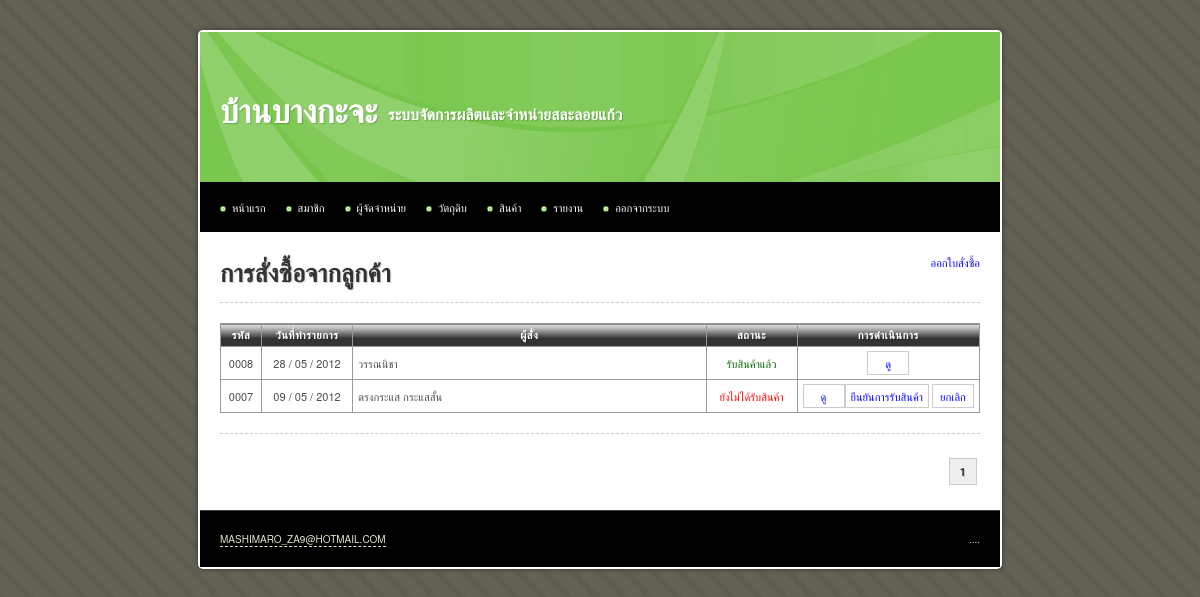
Before: /main/product_order.php (signed in) with the older database file.
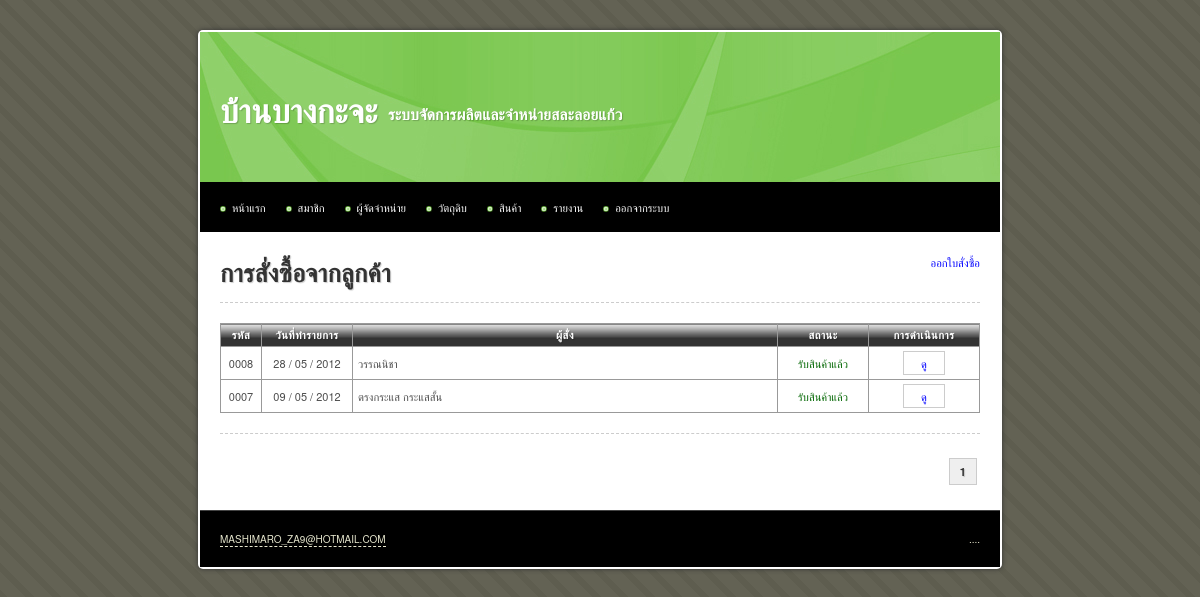
After: the same page with the newer database file.
### tables this page shows
CREATE TABLE IF NOT EXISTS `product_order` (
  `id` int(10) unsigned NOT NULL AUTO_INCREMENT,
  `orderer` varchar(255) NOT NULL,
  `tel` varchar(255) NOT NULL,
  `description` text,
  `is_receive` tinyint(1) unsigned NOT NULL DEFAULT '0' COMMENT '0 = ยังไม่ได้รับ, 1 = รับแล้ว',
  `is_produced` tinyint(1) unsigned NOT NULL DEFAULT '0' COMMENT '0 = ยังไม่ได้ผลิต, 1 = ผลิตแล้ว',
  `date_receive` date NOT NULL,
  `date_create` date NOT NULL,
  `date_update` timestamp NOT NULL DEFAULT CURRENT_TIMESTAMP ON UPDATE CURRENT_TIMESTAMP,
  PRIMARY KEY (`id`)
);

### iic_tools/helpers/iic_utilities_helper.php (called while the page is built, shortened)
<?php
function change_date_format($date, $old_separator = "-", $old_format = 'y-m-d', $new_separator = " / ", $new_format = "d-m-y")
{
	@list($_old_format_path1, $_old_format_path2, $_old_format_path3) = explode('-', $old_format);
	@list($_date_path[$_old_format_path1], $_date_path[$_old_format_path2], $_date_path[$_old_format_path3]) = explode($old_separator, $date);
	@list($_new_format_path1, $_new_format_path2, $_new_format_path3) = explode('-', $new_format);
	$_new_date = $_date_path[$_new_format_path1].$new_separator.$_date_path[$_new_format_path2].$new_separator.$_date_path[$_new_format_path3];
	return $_new_date;
}
function zero_fill($length, $data)
{
	while(strlen($data) < $length)
	{
		$data = '0'.$data;
	}
	return $data;
}

### main/product_order.php (the view, shortened to what this page needs)
<?php
$sql		= 'SELECT * FROM product_order';
$query		= mysql_query($sql) or die(mysql_error());
$total_rows = mysql_num_rows($query);
$rows_per_page = 10;
$limit_start = ($_GET['page'] - 1) * $rows_per_page;
$target = 'product_order.php?page=';
?>
<!DOCTYPE html PUBLIC "-//W3C//DTD XHTML 1.0 Transitional//EN" "http://www.w3.org/TR/xhtml1/DTD/xhtml1-transitional.dtd">
<html xmlns="http://www.w3.org/1999/xhtml">
<head>
<?php include("inc.css.php"); ?>
</head>
<body>
<div id="container">
	<?php include("inc.header.php"); ?>
	<div id="content">
		<a href="product_order_create.php" class="float_r">ออกใบสั่งซื้อ</a>
		<h1>การสั่งซื้อจากลูกค้า</h1>
		<hr />
			<table width="100%" border="1" align="center" cellpadding="5" cellspacing="0">
				<thead>
					<tr>
						<th width="30">รหัส</th>
						<th width="80">วันที่ทำรายการ</th>
						<th>ผู้สั่ง</th>
						<th width="80">สถานะ</th>
						<th width="100">การดำเนินการ</th>
					</tr>
				</thead>
				<tbody>
					<?php
					$sql = 'SELECT *
							FROM product_order
							ORDER BY product_order.id DESC
							LIMIT '.$limit_start.', '.$rows_per_page;
					$query = mysql_query($sql) or die(mysql_error());
					$query_rows	= mysql_num_rows($query);
					if($query_rows > 0)
					{
						while($data = mysql_fetch_array($query))
						{
							$status = ($data['is_receive'] == 0) ? '<span class="red">ยังไม่ได้รับสินค้า</span>' : '<span class="green">รับสินค้าแล้ว</span>';
							echo '	<tr>
										<td class="center">'.zero_fill(4, $data['id']).'</td>
										<td class="center">'.change_date_format($data['date_create']).'</td>
										<td>'.$data['orderer'].'</td>
										<td class="center">'.$status.'</td>
										<td class="center nowarp">
											<a class="button" href="product_order_read.php?id='.$data['id'].'">ดู</a>';
							if(!$data['is_receive'])
							{
								echo '<a class="button" href="product_order_confirm_receive.php?id='.$data['id'].'">ยืนยันการรับสินค้า</a>
									  <a class="button" href="product_order_delete.php?id='.$data['id'].'">ยกเลิก</a>';
							}
							echo '		</td>
									</tr>';
						}
					}
					else
					{
						echo '<tr><td colspan="7" class="center">ไม่มีข้อมูล</td></tr>';
					}
					?>
				</tbody>
			</table>
		<hr />
		<div class="pagination">
			<?php echo get_pagination($total_rows, $target, $_GET['page'], $rows_per_page); ?>
		</div>
	</div>
	<?php include("inc.footer.php"); ?>
</div>
</body>
</html>

### main/inc.css.php
<link rel="stylesheet" type="text/css" href="../iic_tools/css/aristo/Aristo.css" />
<link rel="stylesheet" type="text/css" href="../iic_tools/css/iic_layout.css" />
<link rel="stylesheet" type="text/css" href="../iic_tools/css/iic_style.css" />
<link rel="stylesheet" type="text/css" href="../css/style.css" />

### main/inc.header.php (shortened to what this page needs)
<div id="header">
	<h1>บ้านบางกะจะ</h1>
	<h2>ระบบจัดการผลิตและจำหน่ายสละลอยแก้ว</h2>
</div>
<div id="menu">
	<ul>
		<li><a href="index.php">หน้าแรก</a></li>
		<li><a href="member.php">สมาชิก</a></li>
		<li><a href="supplier.php">ผู้จัดจำหน่าย</a></li>
		<li><a href="material.php">วัตถุดิบ</a>
			</li>
		<li><a href="product.php">สินค้า</a>
		</li>
		<li>
			<a href="#">รายงาน</a>
		</li>
		<li><a href="logout.php">ออกจากระบบ</a></li>
	</ul>
</div>

### iic_tools/helpers/iic_crud_helper.php (shortened to what this page needs)
<?php
function get_pagination($total_rows, $target, $current_page, $rows_per_page = 10)
{
	$_total_page = ceil($total_rows / $rows_per_page);
	$_pagination = '';
	$_loop = 1;
	while($_loop <= $_total_page)
	{
		if($_loop <= 3 || $_loop > ($_total_page - 3))
		{
			if($_loop == $current_page)
			{
				$_pagination .= '<strong>'.$_loop.'</strong>';
			}
			else
			{
				$_pagination .= '<a href="'.$target.$_loop.'" title="Page '.$_loop.'">&nbsp;'.$_loop.'&nbsp;</a>';
			}
		}
		$_loop++;
	}
	return $_pagination;
}

### main/inc.footer.php
<div id="footer">
	<p class="copyright"><a href="http://famfamfam.com/">mashimaro_za9@hotmail.com</a></p>
	<p class="links">....</p>
</div>

### iic_tools/css/iic_layout.css (style rules this page uses)
html, body, div, span, applet, object, iframe, h1, h2, h3, h4, h5, h6, p, blockquote, pre, a, abbr, acronym, address, big, cite, code, del, dfn, em, font, img, ins, kbd, q, s, samp, small, strike, strong, sub, sup, tt, var, b, u, i, center, dl, dt, dd, ol, ul, li, fieldset, form, label, legend, table, caption, tbody, tfoot, thead, tr, th, td { margin:0; padding:0; border:0; outline:0; font-size:100%; vertical-align:baseline; background:transparent }
ol, ul { list-style:none }
table { border-collapse:collapse; border-spacing:0 }
body { font: 14px/1.5 'Microsoft Sans Serif', 'Helvetica Neue', Arial, 'Liberation Sans', FreeSans, sans-serif }
hr { border:0 #ccc solid; border-top-width:1px; clear:both; height:0 }
h1 { font-size:25px }
h2 { font-size:23px }
li { margin-left:30px }
p, dl, hr, h1, h2, h3, h4, h5, h6, h7, ol, ul, pre, table, address, fieldset { margin-bottom:20px }

### iic_tools/css/iic_style.css (style rules this page uses)
.float_r { float: right; }
.center { text-align: center; }
.nowarp { white-space: nowrap; }
.green { color: #060; }
a:link { color: #00F; text-decoration: none; }
thead th { background-image: url(../img/bg_th.png); white-space: nowrap; }
a[class^=button] { color: #4F4F4F }
.pagination { float: right; margin: 8px 0px; text-align: right; }
.pagination strong, .pagination .current { border: 1px solid #CCC; background-color: #EFEFEF; padding: 5px 10px; margin: 0px 3px; }
.red { color: #F00; }

### css/style.css (style rules this page uses)
body { margin: 30px 0px 20px 0px; padding: 0; background: #D7D7BD url(../images/img01.png) repeat; text-align: justify; line-height: 20px; font-size: 11px; color: #4C4C4C; }
h1, h2, h3, h4, h5, h6, th, b, strong { color: #333; letter-spacing: 0.25px; text-shadow: 1px 1px 1px rgba(0, 0, 0, 0.2); -moz-text-shadow: 1px 1px 1px rgba(0, 0, 0, 0.2); -webkit-text-shadow: 1px 1px 1px rgba(0, 0, 0, 0.2); }
hr { border-style: dashed; }
#container { background: #FFF; display: table; width: 800px; margin: auto; padding: 2px; border-radius: 5px; -moz-border-radius: 5px; -webkit-border-radius: 5px; box-shadow: 0px 0px 5px #333; -moz-box-shadow: 0px 0px 5px #333; -webkit-box-shadow: 0px 0px 5px #333; }
#content { background: #FFF; padding: 20px; }
#content h1 { margin-top: 10px; }
a.button { border: 1px solid #CCC; color: #00F; display: inline-block; margin: 3px 0px; min-width: 30px; padding: 1px 5px; }
table { border: 1px solid #000; border-collapse: collapse; width: 100% }
table td, table th { padding: 1px 5px; border: 1px solid #999; border-collapse: collapse; }
table th { background-color: #333; border: 1px solid #999; color: #FFF; text-align: center; letter-spacing: 0.5px; }
#header { height: 150px; margin: 0px auto; background: #FFAC16 url(../images/img03.jpg) left top; }
#header h1, #header h2 { margin: 0px; padding: 0; text-transform: uppercase; font-family: Arial, Helvetica, sans-serif; font-weight: bold; color: #FFFFFF; }
#header h1 { float: left; padding: 70px 10px 10px 20px; font-size: 3em; }
#header h2 { padding: 73px 10px 0px 0px; font-size: 1.4em; }
#menu { background: #000; height: 50px; line-height: 50px; margin: 0px auto; padding: 0 0 0 20px; }
#menu ul { margin: 0px; list-style: none; }
#menu ul li { float: left; margin-left: 0px; position: relative; }
#menu ul li a { display: block; border: none; background: url(../images/img05.jpg) no-repeat left 55%; padding: 0px 0px 0px 12px; margin-right: 20px; text-decoration: none; color: #FFFFFF; }
#footer { clear: both; height: 38px; margin: 0px auto; padding-top: 18px; border-top: 1px solid #444444; background: #000000; text-transform: uppercase; font-size: 10px; color: #E5E5CC; }
#footer .copyright { float: left; margin: 0px; padding-left: 20px; text-align: center; }
#footer .links { float: right; margin: 0px; padding-right: 20px; text-align: center; }
#footer a { border-bottom: 1px #E5E5CC dashed; text-decoration: none; color: #E5E5CC; }

Changed rows visible on the page:
changed product_order "ตรงกระแส กระแสสั้น": is_receive "ยังไม่ได้รับสินค้า ยืนยันการรับสินค้า ยกเลิก" → "รับสินค้าแล้ว"
